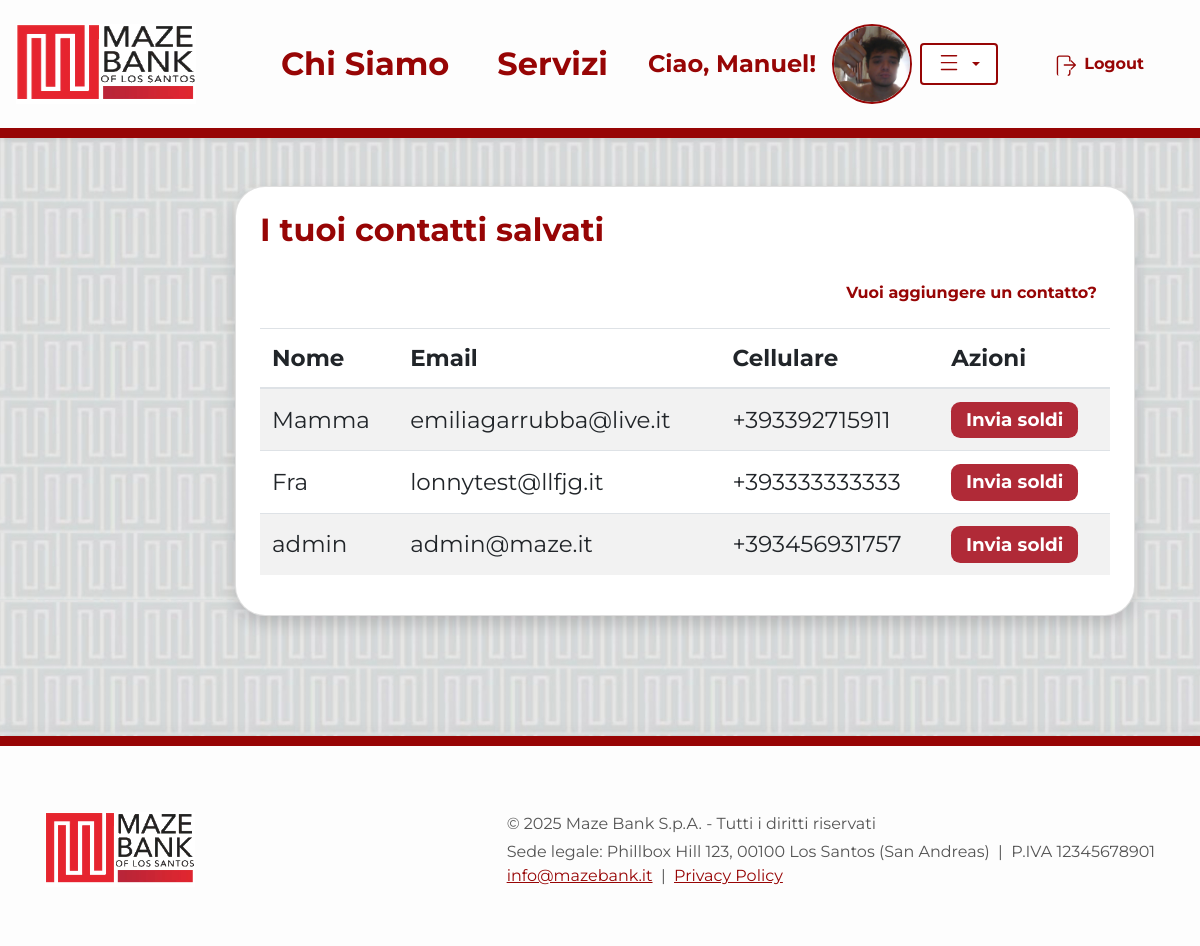
/banking/contatti_salvati/ (signed in), run on the app's committed database.
### Banking/models.py (models this page shows, shortened)
class User(AbstractUser):
    email = models.EmailField('Email', unique=True, blank=False, null=False)
    first_name = models.CharField(max_length=150, blank=False)
    last_name = models.CharField(max_length=150, blank=False)
    data_nascita = models.DateField()
    indirizzo = models.CharField(max_length=255)
    citta = models.CharField(max_length=100)
    cellulare = PhoneNumberField(unique=True)
    immagine_profilo = models.ImageField(upload_to='profile_images/', blank=True, null=True)
    REQUIRED_FIELDS = ['email', 'first_name', 'last_name', 'data_nascita', 'indirizzo', 'citta', 'cellulare']

class ContattoSalvato(models.Model):
    proprietario = models.ForeignKey(
        User,
        on_delete=models.CASCADE,
        related_name='contatti_salvati'
    )
    utente_salvato = models.ForeignKey(
        User,
        on_delete=models.CASCADE,
        related_name='salvato_da'
    )
    nome = models.CharField(max_length=100)

### Banking/views/account_views/views.py (the view)
# urls.py: path('contatti_salvati/', ListaContattiSalvati.as_view(), name='contatti_salvati'),
class ListaContattiSalvati(LoginRequiredMixin, ListView):
    model = ContattoSalvato
    template_name = 'Banking/contatti_salvati.html'
    context_object_name = 'contatti'
    def get_queryset(self):
        return ContattoSalvato.objects.filter(proprietario=self.request.user)

### Banking/templates/Banking/contatti_salvati.html (shortened to what this page needs)
{% extends "home.html" %}
{% load static %}
{% block head %}
    {{ block.super }}
    <link rel="stylesheet" href="{% static 'css/Banking/contatti_salvati.css' %}">
{% endblock %}
{% block content %}
<div class="container my-5">
    <div class="row justify-content-center">
        <div class="col-lg-10 col-xl-8">
            <div class="card shadow contatti-card p-4">
                <h2 class="mb-4 font-weight-bold text-mazebank-red">I tuoi contatti salvati</h2>
                <div class="mb-3 text-right">
                    <a href="{% url 'Banking:add_contact' %}" class="btn btn-link font-weight-bold text-mazebank-red">
                        Vuoi aggiungere un contatto?
                    </a>
                </div>
                <table class="table table-striped">
                    <thead>
                        <tr>
                            <th>Nome</th>
                            <th>Email</th>
                            <th>Cellulare</th>
                            <th>Azioni</th>
                        </tr>
                    </thead>
                    <tbody>
                        {% for c in contatti %}
                            <tr>
                                <td>{{ c.nome }}</td>
                                <td>{{ c.utente_salvato.email }}</td>
                                <td>{{ c.utente_salvato.cellulare }}</td>
                                <td>
                                    <button class="btn-invia-rosso"
                                            onclick="apriModaleInvio('{{ c.pk }}', '{{ c.nome|escapejs }}')">
                                        Invia soldi
                                    </button>
                                </td>
                            </tr>
                        {% empty %}
                            <tr>
                                <td colspan="4" class="text-center">Nessun contatto salvato.</td>
                            </tr>
                        {% endfor %}
                    </tbody>
                </table>
            </div>
        </div>
    </div>
</div>
{% endblock %}

### templates/home.html (shortened to what this page needs)
{% load static %}
<!DOCTYPE html>
<html lang="it">
<head>
    {% block head %}
    <link href="https://cdn.jsdelivr.net/npm/bootstrap@4.6.2/dist/css/bootstrap.min.css" rel="stylesheet">
    <link href="{% static 'css/home.css' %}" rel="stylesheet">
    {% endblock %}
</head>
<body>
{% block navbar %}
<nav class="navbar navbar-expand-lg navbar shadow-sm justify-content-between navbar-mazebank">
    <a class="navbar-brand d-flex align-items-center" href="{% url 'homepage' %}">
        <img src="{% static 'imgs/logo2.jpg' %}" alt="MazeBank Logo" class="logo-img mr-3">
    </a>
    <div class="collapse navbar-collapse justify-content-end" id="navbarNav">
        <ul class="navbar-nav w-100 d-flex justify-content-end align-items-center">
            <li class="nav-item active mx-3">
                <a class="nav-link font-weight-bold h5 mb-0" href="{% url 'us' %}">Chi Siamo</a>
            </li>
            <li class="nav-item mx-3">
                <a class="nav-link font-weight-bold h5 mb-0" href="{% url 'services' %}">Servizi</a>
            </li>
            {% if not request.user.is_authenticated %}
                <li class="nav-item mx-3">
                    <a class="btn btn-outline-primary font-weight-bold px-4 py-2 d-flex align-items-center login-btn" href="{% url 'Banking:login' %}">
                        <span class="mr-2">
                            <svg xmlns="http://www.w3.org/2000/svg" width="22" height="22" fill="currentColor" class="bi bi-lock" viewBox="0 0 16 16">
                              <path d="M8 1a3 3 0 0 0-3 3v3h6V4a3 3 0 0 0-3-3zm-4 3a4 4 0 1 1 8 0v3a2 2 0 0 1 2 2v5a2 2 0 0 1-2 2H4a2 2 0 0 1-2-2V8a2 2 0 0 1 2-2V4z"/>
                            </svg>
                        </span>
                        Login
                    </a>
                </li>
                <li class="nav-item mx-3">
                    <a class="btn btn-mazebank-account font-weight-bold px-4 py-2 ml-2" href="{% url 'Banking:register' %}">Apri il Conto Online</a>
                </li>
            {% else %}
                <li class="nav-item mx-3 d-flex align-items-center">
                    <span class="font-weight-bold mr-2" style="font-size:1.5rem;">
                        Ciao, {{ request.user.first_name|default:request.user.username }}!
                    </span>
                    <div class="d-flex align-items-center">
                        {% if request.user.immagine_profilo %}
                            <a href="{% url 'Banking:profilo' request.user.pk %}">
                                <img src="{{ request.user.immagine_profilo.url }}" alt="Profilo" class="navbar-profile-img ml-2" style="cursor:pointer;">
                            </a>
                        {% else %}
                            <a href="{% url 'Banking:profilo' request.user.pk %}">
                                <img src="{% static 'imgs/default_profile.png' %}" alt="Profilo" class="navbar-profile-img ml-2" style="cursor:pointer;">
                            </a>
                        {% endif %}
                        <div class="dropdown ml-2">
                            <button class="btn btn-outline-secondary dropdown-toggle px-3 py-2 d-flex align-items-center" type="button" id="profileDropdown" data-toggle="dropdown" aria-haspopup="true" aria-expanded="false">
                                <svg xmlns="http://www.w3.org/2000/svg" width="22" height="22" fill="currentColor" class="bi bi-list mr-2" viewBox="0 0 16 16">
                                  <path fill-rule="evenodd" d="M2.5 12.5a.5.5 0 0 1 0-1h11a.5.5 0 0 1 0 1h-11zm0-5a.5.5 0 0 1 0-1h11a.5.5 0 0 1 0 1h-11zm0-5a.5.5 0 0 1 0-1h11a.5.5 0 0 1 0 1h-11z"/>
                                </svg>
                            </button>
                        </div>
                    </div>
                </li>
                <li class="nav-item mx-3">
                    <form action="{% url 'Banking:logout' %}" method="post" style="display:inline;">
                        <button type="submit" class="btn btn-outline-danger font-weight-bold px-4 py-2 d-flex align-items-center" style="border:none; background:none;">
                            <span class="mr-2">
                            </span>
                            Logout
                        </button>
                    </form>
                </li>
            {% endif %}
        </ul>
    </div>
</nav>
{% endblock %}
{% block content %}{% endblock %}
{% block footer %}
<footer class="footer-custom">
    <div class="container d-flex flex-column flex-md-row align-items-center justify-content-between py-4">
        <div class="d-flex align-items-center mb-3 mb-md-0">
            <img src="{% static 'imgs/logo2.jpg' %}" alt="MazeBank Logo" class="footer-logo mr-3">
        </div>
        <div class="footer-details text-center text-md-left mt-2 mt-md-0">
            <div class="mb-1">
                &copy; {% now "Y" %} Maze Bank S.p.A. - Tutti i diritti riservati
            </div>
            <div>
                Sede legale: Phillbox Hill 123, 00100 Los Santos (San Andreas) &nbsp;|&nbsp; P.IVA 12345678901
            </div>
            <div>
                <a href="mailto:info@mazebank.it" class="footer-link">info@mazebank.it</a> &nbsp;|&nbsp; <a href="#" class="footer-link">Privacy Policy</a>
            </div>
        </div>
    </div>
</footer>
{% endblock %}
</body>
</html>

### static/css/home.css (style rules this page uses)
body { min-height: 100vh; background: url("../imgs/Sfondo.jpg") repeat; background-size: 200px 600px; background-position: top left; color: #970505; }
.logo-img { height: 80px; width: 180px ; }
.footer-custom { background: #FDFDFD; border-top: 10px solid #970505; width: 100%; padding: 2.5rem 0 2rem 0; text-align: center; font-size: 1.15rem; color: #333; box-shadow: 0 -2px 16px rgba(0,0,0,0.06); position: relative; bottom: 0; left: 0; margin-top: 80px; }
.footer-logo { height: 80px; width: 150px; object-fit: contain; margin-right: 1rem; }
.footer-details { font-size: 1rem; color: #555; }
.footer-link { color: #970505; text-decoration: underline; transition: color 0.2s; }
body, .jumbotron, .carousel-caption, .navbar, .footer { font-family: 'Montserrat', Arial, Helvetica, sans-serif; }
.navbar { background-color: #FDFDFD !important; min-height: 90px; border-bottom: 10px solid #970505; }
.navbar-nav .nav-link { font-size: 2rem; color: #970505 !important; transition: color 0.2s; padding-left: 1.5rem; padding-right: 1.5rem; }
.navbar-profile-img { width: 80px; height: 80px; object-fit: cover; border: 2.5px solid #970505; border-radius: 50%; background: #fff; }
.text-mazebank-red { color: #970505 !important; }
.btn-outline-danger { border-color: #970505 !important; color: #970505 !important; }
.navbar-mazebank { padding-top: 1.2rem; padding-bottom: 1.2rem; }
#profileDropdown.btn-outline-secondary { border: 2.5px solid #970505 !important; color: #970505 !important; background: #fff !important; }
* { cursor: url("../imgs/cursor.cur"), auto !important; }

### static/css/Banking/contatti_salvati.css (style rules this page uses)
.contatti-card { border-radius: 1.5em; background: #fff; box-shadow: 0 0 40px 0 rgba(0,0,0,0.10); margin-bottom: 2em; font-size: 1.25rem; max-width: 1800px; min-width: 900px; width: 100%; }
.text-mazebank-red { color: #b02a37; }
.table th, .table td { font-size: 1.15em; vertical-align: middle; }
.btn-invia-rosso, .btn-invia-rosso:active, .btn-invia-rosso:visited { background-color: #b02a37 !important; color: #fff !important; border: none !important; font-weight: bold; font-size: 0.80em; padding: 0.25em 0.8em; border-radius: 0.5em; transition: background 0.2s; }

### data on the page
User: user.first_name "Manuel", user.immagine_profilo (picture)
ContattoSalvato: nome "Mamma", utente_salvato.email "emiliagarrubba@live.it", utente_salvato.cellulare "+393392715911"
ContattoSalvato: nome "Fra", utente_salvato.email "lonnytest@llfjg.it", utente_salvato.cellulare "+393333333333"
ContattoSalvato: nome "admin", utente_salvato.email "admin@maze.it", utente_salvato.cellulare "+393456931757"
